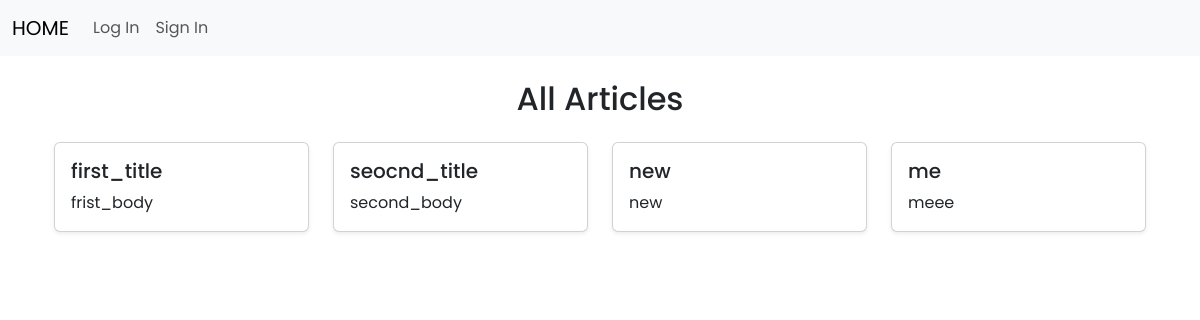
Before: / with the older database file.
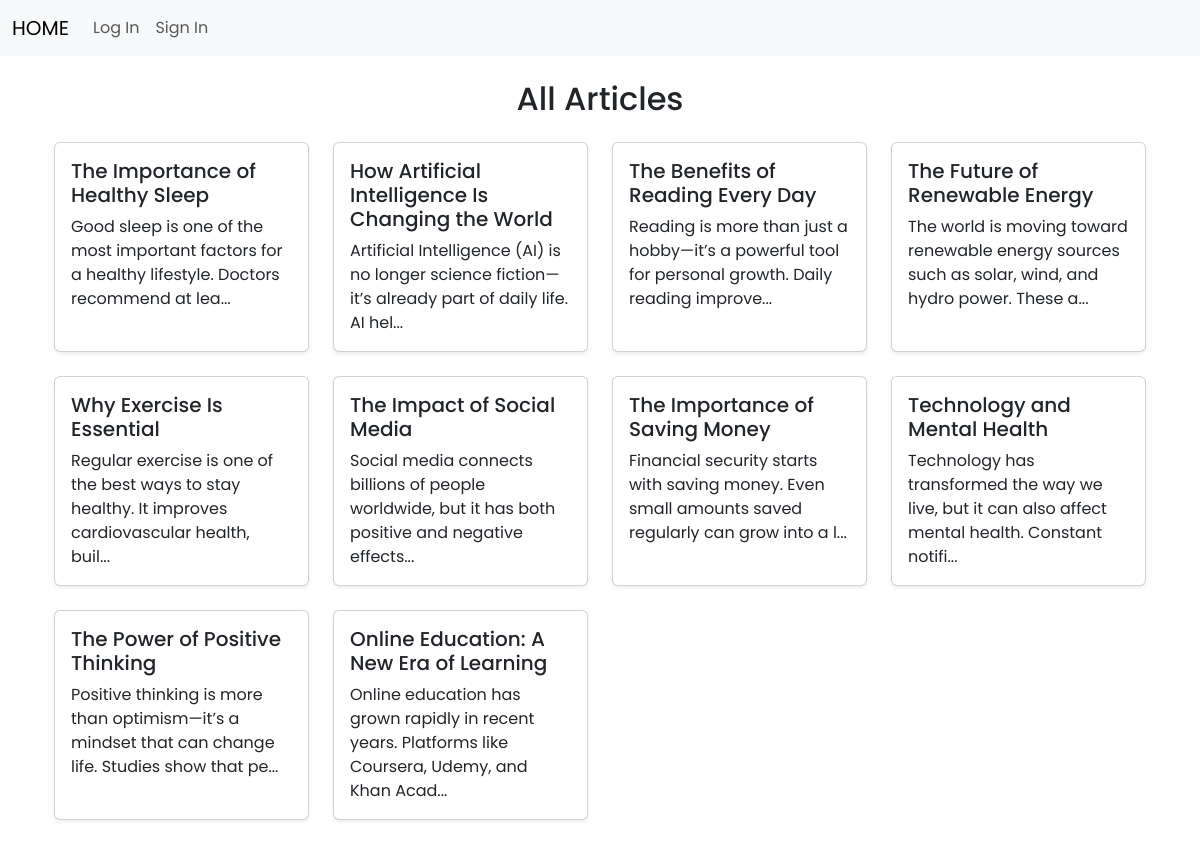
After: the same page with the newer database file.
### tables this page shows
CREATE TABLE "posts" (
	"id"	INTEGER,
	"title"	TEXT NOT NULL,
	"body"	TEXT NOT NULL,
	"author_id"	INTEGER,
	"created_at"	TIMESTAMP DEFAULT 'CREATED TIME STAMP' COLLATE UTF16CI,
	PRIMARY KEY("id" AUTOINCREMENT)
);

### app.py (the view)
@app.route('/')
def posts():
    db = get_db()
    posts = db.execute('SELECT * FROM posts').fetchall()
    db.close()
    return render_template('posts.html', posts=posts)

### app.py (called while the page is built)
def get_db():
    db = sqlite3.connect(database)
    db.row_factory = sqlite3.Row
    return db

@app.before_request
def load_logged_in_user():
    user_id = session.get('user_id')
    if user_id == None :
        g.user = None
    else:
        g.user = get_db().execute('SELECT * FROM users WHERE id = ?', (user_id,)).fetchone()

### templates/posts.html (shortened to what this page needs)
{% extends 'base.html' %}
{% block content %}
<div class="container my-4">
    {% if posts %}
        <h2 class="text-center mb-4">All Articles</h2>
    {% else %}
        <h2 class="text-center">No Articles</h2>
    {% endif %}
    <div class="row">
        {% for post in posts %}
        <div class="col-12 col-sm-6 col-md-4 col-lg-3 mb-4">
            <div class="card h-100 shadow-sm">
                <div class="card-body d-flex flex-column">
                    <a href="post/{{ post['id'] }}" class="text-decoration-none text-dark">
                        <h5 class="card-title">{{ post['title'] }}</h5>
                        <p class="card-text">{{ post['body']|truncate(100, True, '...') }}</p>
                    </a>
                </div>
            </div>
        </div>
        {% endfor %}
    </div>
</div>
{% endblock %}

### templates/base.html (shortened to what this page needs)
<!DOCTYPE html>
<html lang="en">
<head>
    <link rel="stylesheet" href="{{url_for('static', filename='bootstrap.min.css') }}">
    <link rel="stylesheet" href="{{ url_for('static', filename='styles.css') }}" >
</head>
<body>
<nav class="navbar navbar-expand-lg navbar-light bg-light">
  <div class="container-fluid">
    <a class="navbar-brand" href="{{ url_for('posts') }}"> HOME </a>
    <div class="collapse navbar-collapse" id="navbarSupportedContent">
      <ul class="navbar-nav me-auto mb-2 mb-lg-0">
      {% if g.user %}
        <li class="nav-item">
              <a class="nav-link d-flex align-items-center gap-1" href="{{ url_for('posts') }}">
                <svg xmlns="http://www.w3.org/2000/svg" width="18" height="18" fill="currentColor"
                     class="bi bi-person-fill" viewBox="0 0 16 16">
                  <path d="M3 14s-1 0-1-1 1-4 6-4 6 3 6 4-1 1-1 1zm5-6a3 3 0 1 0 0-6 3 3 0 0 0 0 6"/>
                </svg>
                {{ g.user['username'] }}
              </a>
         </li>
         <li class="nav-item">
          <a class="nav-link" href="{{ url_for('create') }}">Create Article</a>
        </li>
          <li class="nav-item" >
              <a class="btn btn-outline-danger btn-sm ms-4 mt-1" href="{{ url_for('logout') }}">Log Out</a>
          </li>
          {% else %}
        <li class="nav-item">
            <a class="nav-link" href="{{ url_for('login') }}">Log In</a>
        </li>
        <li class="nav-item">
          <a class="nav-link" href="{{ url_for('register') }}">Sign In</a>
        </li>
      {% endif %}
      </ul>
    </div>
  </div>
</nav>
<div class="container">
    {% block content %} {% endblock %}
</div>
</body>
</html>

### static/styles.css (style rules this page uses)
body { font-family: "Poppins", sans-serif; font-style: normal; }

Changed rows visible on the page:
changed posts: title "first_title" → "The Importance of Healthy Sleep"; body "frist_body" → "Good sleep is one of the most important factors for a healthy lifestyle. Doctors recommend at lea..."
changed posts: title "seocnd_title" → "How Artificial Intelligence Is Changing the World"; body "second_body" → "Artificial Intelligence (AI) is no longer science fiction—it’s already part of daily life. AI hel..."
changed posts: title "new" → "The Benefits of Reading Every Day"; body "new" → "Reading is more than just a hobby—it’s a powerful tool for personal growth. Daily reading improve..."
changed posts: title "me" → "The Future of Renewable Energy"; body "meee" → "The world is moving toward renewable energy sources such as solar, wind, and hydro power. These a..."
added posts: title "Why Exercise Is Essential", body "Regular exercise is one of the best ways to stay healthy. It improves cardiovascular health, buil..."
added posts: title "The Impact of Social Media", body "Social media connects billions of people worldwide, but it has both positive and negative effects..."
added posts: title "The Importance of Saving Money", body "Financial security starts with saving money. Even small amounts saved regularly can grow into a l..."
added posts: title "Technology and Mental Health", body "Technology has transformed the way we live, but it can also affect mental health. Constant notifi..."
added posts: title "The Power of Positive Thinking", body "Positive thinking is more than optimism—it’s a mindset that can change life. Studies show that pe..."
added posts: title "Online Education: A New Era of Learning", body "Online education has grown rapidly in recent years. Platforms like Coursera, Udemy, and Khan Acad..."
